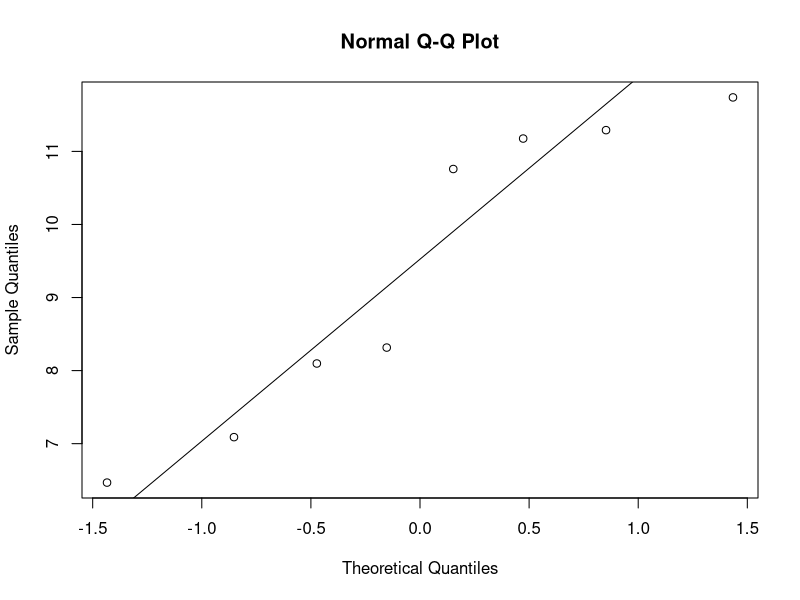
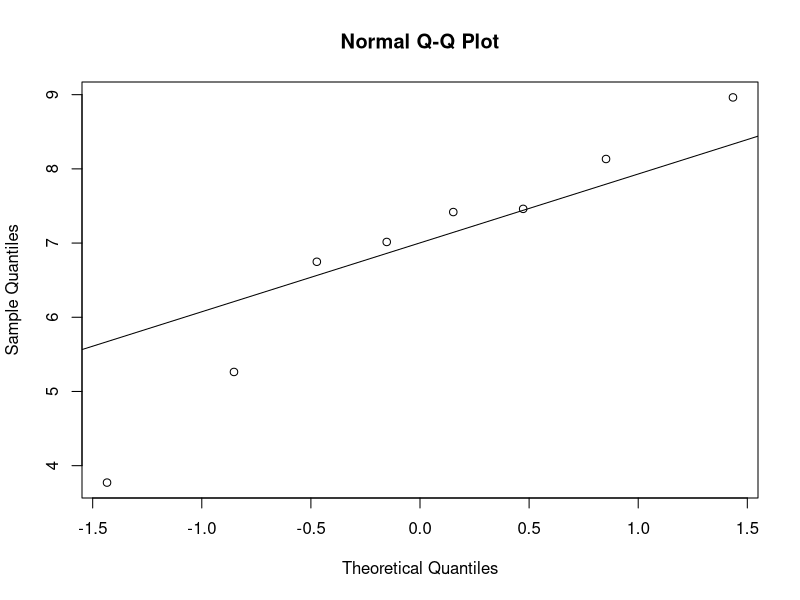
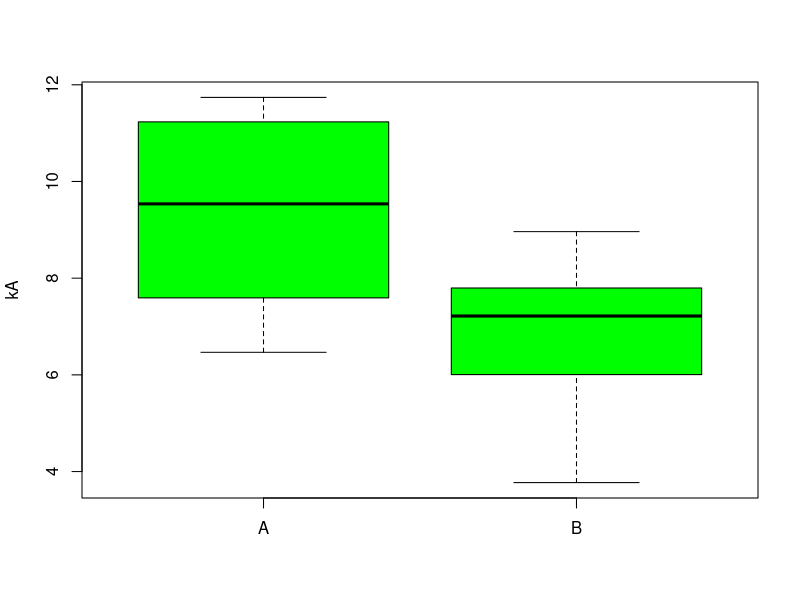

These figures' R source, in order:
## ---- chunk 1
Power <- c("Low", "High")
Time <- c(2, 2.5)
Brand <- c("Costco", "PopSecret")
b <- as.data.frame(table(Power, Time, Brand))
b <- b[,1:3]
b$r <- runif(8)
b <- b[order(b$r), ]
b[,1:3]
## ---- chunk 2
A <- c(11.176, 7.089, 8.097, 11.739, 11.291, 10.759, 6.467, 8.315)
B <- c(5.263, 6.748, 7.461, 7.015, 8.133, 7.418, 3.772, 8.963)
D <- as.data.frame(cbind(A, B))
t <- t.test(B, A, var.equal = TRUE, conf.level = 0.95)
t
## ---- chunk 3
# qq plot for var A
qqnorm(A)
qqline(A)
## ---- chunk 4
# qq plot for var B
qqnorm(B)
qqline(B)
## ---- chunk 5
# Shapiro test for normaility
shapiro.test(A)
shapiro.test(B)
## ---- chunk 6
boxplot(D, col = "green", ylab = "kA")
## ---- chunk 7
y1 <- 93
y2 <- 102
s1 <- 12.9
s2 <- 6.1
n1 <- 10
n2 <- 12
# Note: variances cannot be assumed to be equal:
# adjussted degrees of freedom:
v <- (((s1^2/n1) + (s2^2/n2))^2) / ((((s1^2/n1)^2)/(n1-1)) + ((s2^2/n2)^2/(n2-1)))
# t test statistic:
t0 <- (y1 - y2) / sqrt((s1^2/n1) + (s2^2/n2))
t0 # t statistic
pt(t0, df = v) #compute p-value.
